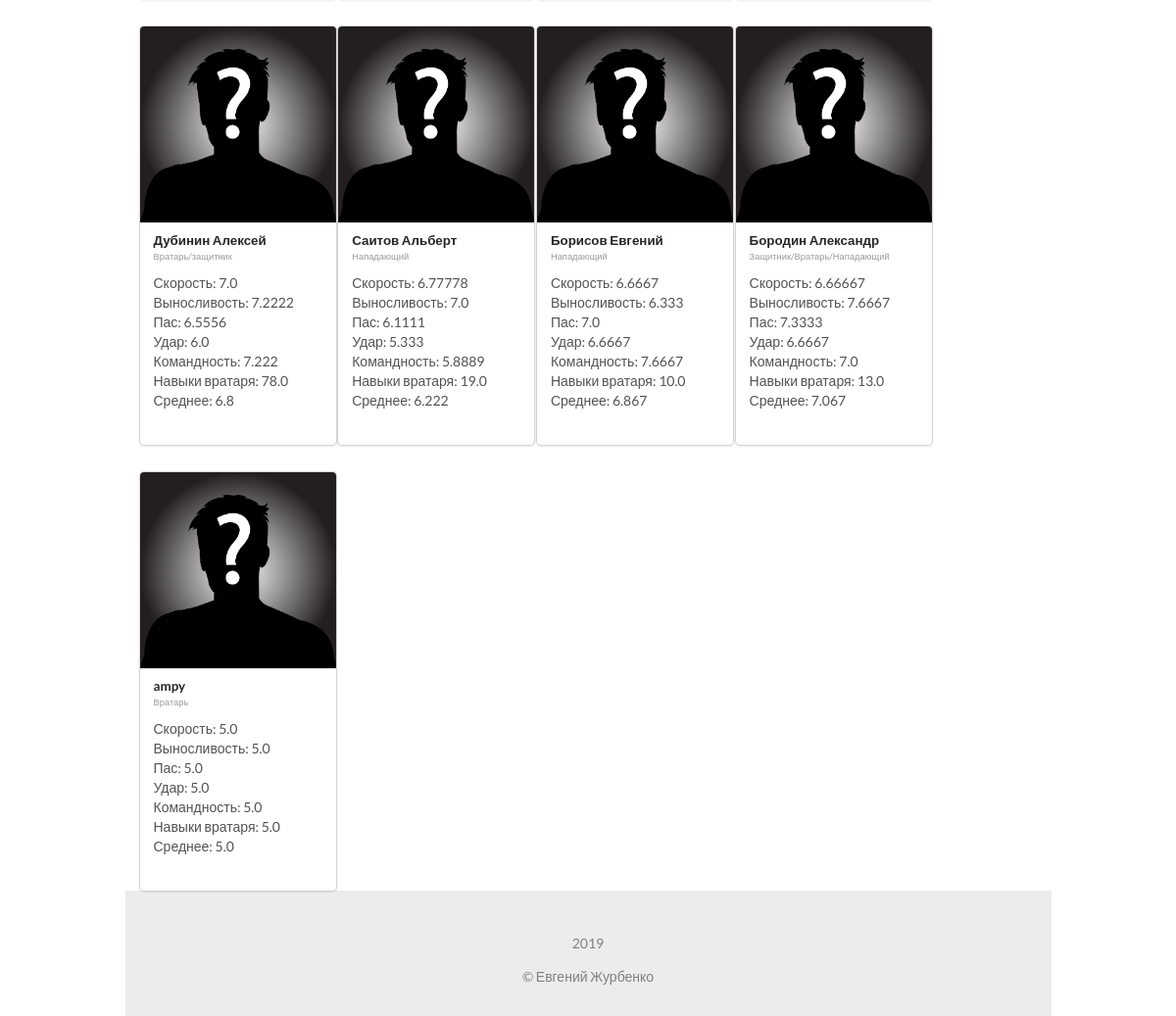
Page /players/ (signed in, lower part) on the earlier database version.
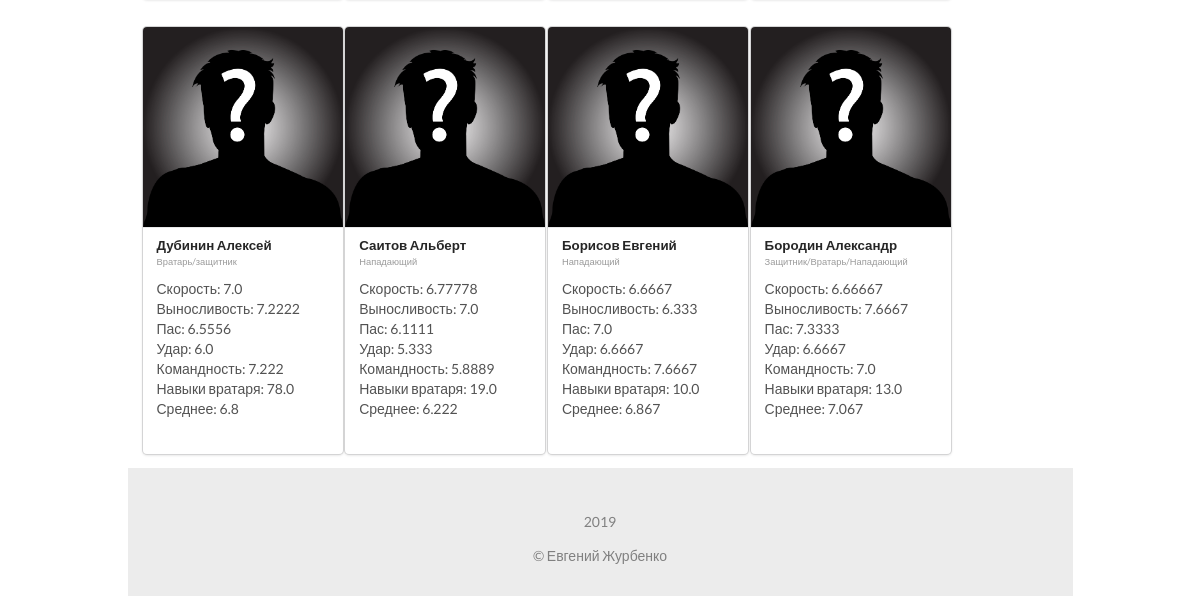
Same page on the later database version.
### tables this page shows
CREATE TABLE "PLAYERS" (
	"id"	INTEGER PRIMARY KEY AUTOINCREMENT,
	"name"	VARCHAR(30) NOT NULL,
	"speed"	FLOAT,
	"stamina"	FLOAT,
	"passing"	FLOAT,
	"shot"	FLOAT,
	"teamplay"	FLOAT,
	"goalkeeping"	FLOAT,
	"amplua"	VARCHAR(30),
	"average_stats"	FLOAT,
	"login"	VARCHAR(30) NOT NULL UNIQUE
);

### main.py (the view)
@application.route("/players/")
def players_list():
    photos = players_photo_list(all_players_create(db_list_getter()))
    players_with_photos = photos[0]
    players_without_photos = photos[1]
    if session.get('player') == "ZhurEvg":
        return render_template("players_list.html", players=players_with_photos, sec_players=players_without_photos,
                               year=year, menu_items=MENU_WITH_SESSION_ADMIN)
    if session.get('player'):
        return render_template("players_list.html", players=players_with_photos, sec_players=players_without_photos,
                               year=year, menu_items=MENU_WITH_SESSION)

### functions.py (called while the page is built)
def db_list_getter():
    conn = sqlite3.connect("players_db.db")
    cursor = conn.cursor()
    query_fetch_all = '''
        SELECT * FROM players
    '''
    cursor.execute(query_fetch_all)
    ish_tuple = list(cursor.fetchall())
    conn.commit()
    ish_spisok = []
    for i in ish_tuple:
        ish_spisok.append(list(i))
    return ish_spisok

def all_players_create(ish_spisok):
    players_class_list = []
    for i in range(len(ish_spisok)):
        player = Player(ish_spisok[i][0],
                        ish_spisok[i][1],
                        ish_spisok[i][2],
                        ish_spisok[i][3],
                        ish_spisok[i][4],
                        ish_spisok[i][5],
                        ish_spisok[i][6],
                        ish_spisok[i][7],
                        ish_spisok[i][8],
                        ish_spisok[i][9])
        players_class_list.append(player)
    return players_class_list

def file_list():
    directory = "static/photos"
    files = os.listdir(directory)
    images = []
    for file in files:
        if file.endswith(".jpg") or file.endswith(".png"):
            images.append(file)
    return images

def players_photo_list(players):
    images = file_list()
    player_with_photo = []
    player_without_photo = []
    for player in all_players_create(db_list_getter()):
        for image in images:
            if str(player.id) + ".jpg" == image or str(player.id) + ".png" == image:
                player_with_photo.append(player)
                break
        else:
            player_without_photo.append(player)
    return player_with_photo, player_without_photo

### templates/players_list.html (shortened to what this page needs)
<!DOCTYPE html>
<html lang="ru">
<head>
    <link href="../static/css/bootstrap.min.css" rel="stylesheet">
</head>
{% extends "base.html" %}
{% block content %}
<div class="inline-blocks col-sm-12 col-xs-12">
{% for sec_player in sec_players %}
<div class="ui card">
    <div class="image">
        <img src="../static/photos/noname.jpg">
    </div>
    <div class="content">
        <a class="header">{{ sec_player.name }}</a>
        <div class="meta">
            <span class="date">{{ sec_player.amplua }}</span>
        </div>
        <div class="description">
            Скорость: {{ sec_player.speed }}
        </div>
        <div class="description">
            Выносливость: {{ sec_player.stamina }}
        </div>
        <div class="description">
            Пас: {{ sec_player.passing }}
        </div>
        <div class="description">
            Удар: {{ sec_player.shot }}
        </div>
        <div class="description">
            Командность: {{ sec_player.teamplay }}
        </div>
        <div class="description">
            Навыки вратаря: {{ sec_player.goalkeeping }}
        </div>
        <div class="description">
            <div class="description">
                Среднее: {{sec_player.average_stats }}
            </div>
        </div>
    </div>
</div>
{% endfor %}
</div>
{% endblock %}
{% block date %}
<p>{{ year }}</p>
{% endblock %}

### templates/base.html (shortened to what this page needs)
<!DOCTYPE html>
<html lang="ru">
<head>
    <link rel="stylesheet" href="../static/photos/static.css">
    <link href="../static/css/bootstrap.min.css" rel="stylesheet">
    <link rel="stylesheet" href="{{ url_for('static', filename='semantic/dist/semantic.min.css') }}">
</head>
<body>
<div class="container">
    <div class="row">
        <div class="col-sm-10 col-xs-10">
            <section>
                {% block content %}
                {% endblock %}
            </section>
            <footer class="footer col-sm-12 col-xs-12">
                <p>{% block date %}{% endblock %} &copy; Евгений Журбенко
                </p>
            </footer>
        </div>
    </div>
</div>
</body>
</html>

### static/photos/static.css (style rules this page uses)
.footer { background-color: #c0c0c04d; color: gray; padding-top: 30px; padding-bottom: 30px; text-align: center; }
.inline-blocks { display: inline-block; }

Differences in the rows shown:
removed PLAYERS: name "ampy", amplua "Вратарь", speed "5.0", stamina "5.0", passing "5.0", shot "5.0", teamplay "5.0", goalkeeping "5.0", average_stats "5.0"
